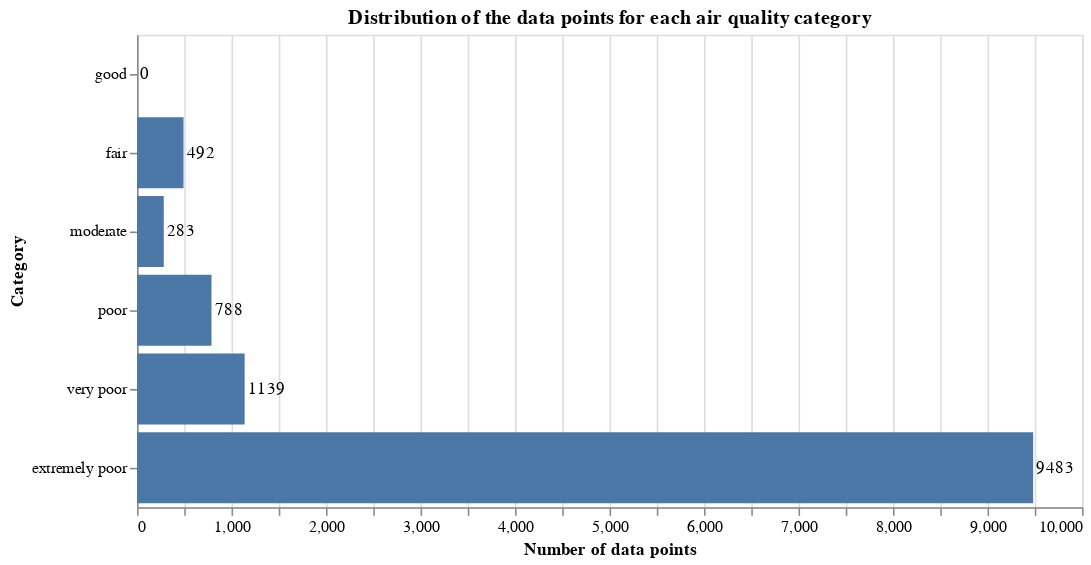

Source (notebook cell):
### Code cell
dist_chart(count)

### Figure 1 — Vega-Lite specification as saved in the notebook (floating-point values rounded to 4 significant figures)
{"config": {"view": {"continuousWidth": 400, "continuousHeight": 300}}, "layer": [{"mark": "bar"}, {"mark": {"type": "text", "align": "left", "dx": 2}, "encoding": {"text": {"field": "num_points", "type": "quantitative"}}}], "data": {"name": "data-6609342f5a2ff399f6dcee66021ca042"}, "encoding": {"x": {"field": "num_points", "type": "quantitative", "title": "Number of data points"}, "y": {"field": "category", "type": "nominal", "sort": null, "title": "Category"}}, "height": 300, "title": "Distribution of the data points for each air quality category", "width": 600, "$schema": "https://vega.github.io/schema/vega-lite/v4.17.0.json", "datasets": {"data-6609342f5a2ff399f6dcee66021ca042": [{"num_points": 0, "category": "good"}, {"num_points": 492, "category": "fair"}, {"num_points": 283, "category": "moderate"}, {"num_points": 788, "category": "poor"}, {"num_points": 1139, "category": "very poor"}, {"num_points": 9483, "category": "extremely poor"}]}}
